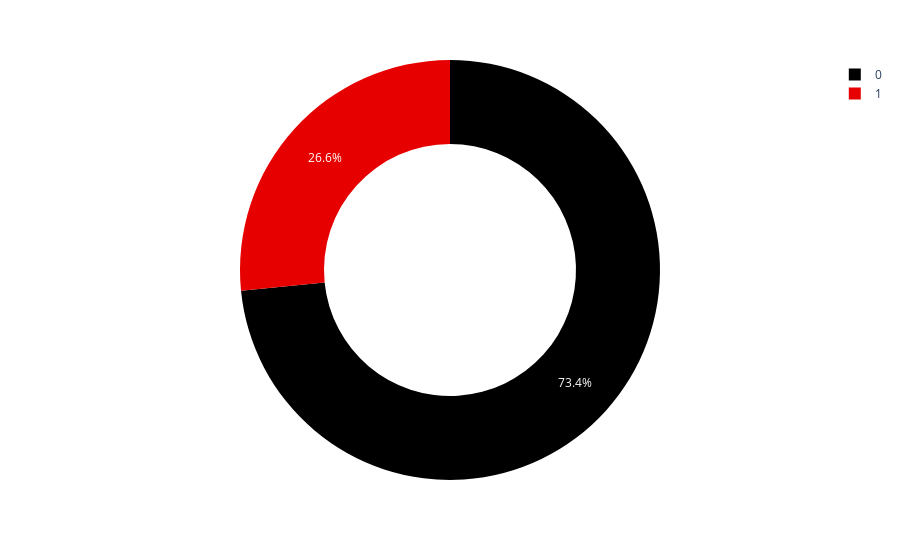

The code cell stored with this chart in its notebook:
### Code cell
#Visualize Total Churn/NoChurn % as a Pie plot

import plotly.express as px
df1 = px.data.tips()
fig = px.pie(df1, values=churn_values, names=churn_labels, color_discrete_sequence=px.colors.sequential.Hot, hole= 0.6)
fig.show()

### Figure 1 — Plotly figure (JSON) as saved in the notebook; plotly's stock layout.template omitted (floating-point values rounded to 4 significant figures)
{"data": [{"domain": {"x": [0, 1], "y": [0, 1]}, "hole": 0.6, "hovertemplate": "label=%{label}<br>value=%{value}<extra></extra>", "labels": [0, 1], "legendgroup": "", "name": "", "showlegend": true, "type": "pie", "values": [5163, 1869]}], "layout": {"legend": {"tracegroupgap": 0}, "margin": {"t": 60}, "piecolorway": ["rgb(0,0,0)", "rgb(230,0,0)", "rgb(255,210,0)", "rgb(255,255,255)"]}}
